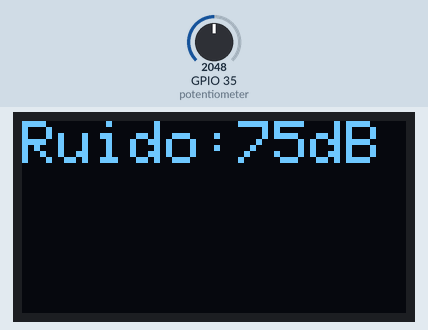
Simulated run of this program. Board: ESP32. Shown: 128×64 one-colour display. Inputs (shaded band) come from the test bench; at power-on: GPIO 35 (potentiometer) = 2048. WiFi joins after 1.5 s; servers stay silent unless stated; storage starts empty; what the program prints to the serial monitor is not drawn.

Above: at 3.2 s.
3.3 s: GPIO 35 (potentiometer) set to 2125
At 4.4 s:
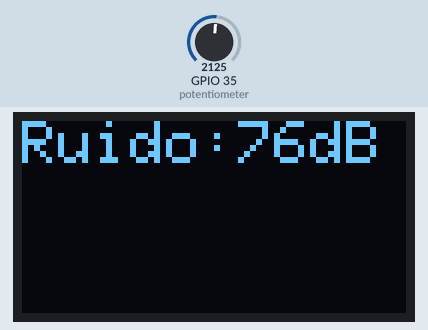
4.8 s: GPIO 35 (potentiometer) set to 2047
At 5.7 s:
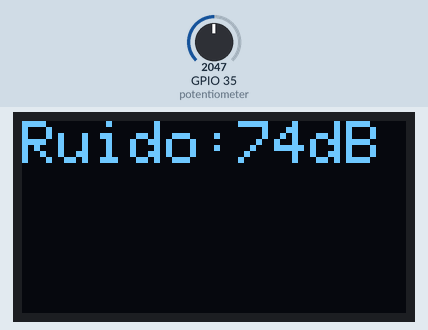
6.3 s: GPIO 35 (potentiometer) set to 1228
At 7.1 s:
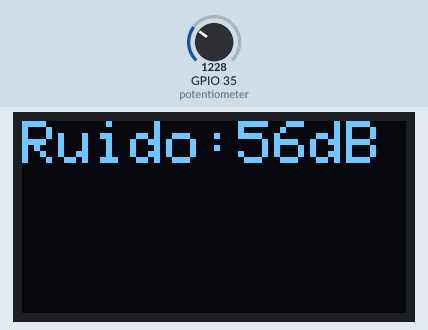
Timing chart, 0 to 9.3 s (numbered marks = the images above; inputs shaded):
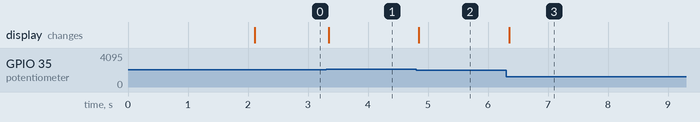

Measured:
- the behaviour switches between 2092 and 2093 on GPIO 35 (potentiometer) (found by bisection; images 0 and 1)
- after the input at 3.3 s, the display: changes at once (image 1)
- after the input at 4.8 s, the display: changes after 0.05 s (image 2)
- after the input at 6.3 s, the display: changes after 0.06 s (image 3)

The program:

main.cpp
```cpp
#include <Tela.h>
#include <Analog.h>
#include <Servidor.h>


Analog meuMicrofone(35);
Tela minhaTela(128, 64, 22, 21);
Servidor meuServidor("POCO X6 Pro 5G", "12345679");
// Servidor meuServidor("Wokwi-GUEST", "");
int som = 0;


void setup()
{
  Serial.begin(115200);
  minhaTela.IniciarTela();
  meuServidor.ConectarWiFi();

  if (!LittleFS.begin(true))
  {
    Serial.println("Erro ao montar o sistema de arquivos LittleFS");
    return;
  }
  Serial.println("Sistema de arquivos LittleFS montado com sucesso");

  meuServidor.IniciarServidor(som);
}


void loop()
{
  som = meuMicrofone.PegarSonDecibeis();
  Serial.println(som);

  minhaTela.LimpaTela();
  minhaTela.ImprimimDB(som);

  meuServidor.AtenderClientes();

  delay(100);
}
```

Analog.cpp
```cpp
#include "Analog.h"


Analog::Analog(int sigPin)
{
    this->sig = sigPin;
    pinMode(sig, INPUT);
}

int Analog::PegarSonDecibeis()
{

     int sum = 0 ;
    for (int i = 0; i < 100; ++i) {

        sum += analogRead(this->sig);
    }
    int som = map(sum/100,0,4095,30 , 120);
    return som;
}
```

Analog.h
```cpp
#ifndef ANALOG_H
#define ANALOG_H

#include <Arduino.h>
#include <iostream>


class Analog
{

    private:
        int sig;

    public:
        Analog(int sigPin);

        int PegarSonDecibeis();

};

#endif 
```

Servidor.cpp
```cpp
#include "Servidor.h"


Servidor::Servidor(const char* ssid , const char* passsword ) : server(80)
{
    this->ssid = ssid;
    this->password = passsword;
}


void Servidor::ConectarWiFi()
{
    WiFi.begin(ssid, password);
    LittleFS.begin();

    while (WiFi.status() != WL_CONNECTED)
    {
        delay(1000);
        Serial.println("Conectando ao WiFi...");
    }
    Serial.println("Servidor pronto! IP do ESP32 : ");
    Serial.println(WiFi.localIP());
}

void Servidor::IniciarServidor(int &valorRuido) {

    server.on("/", [this]() {
       enviarArquivo("/index.html", "text/html");
    });
    server.on("/style.css", [this]() {
       enviarArquivo("/style.css", "text/css");
    });
    server.on("/script.js", [this]() {
       enviarArquivo("/script.js", "application/javascript");
    });
    server.on("/ruido", [&valorRuido, this]() {
    server.send(200, "text/plain", String(valorRuido));
    });

    server.begin();
    Serial.println("Servidor Web iniciado!");
}

void Servidor::enviarArquivo(String path , String contentType){
    if (LittleFS.exists(path))
    {
        File file =LittleFS.open(path,"r");
        server.streamFile(file,contentType);
        file.close();
    }
    else
    {
        server.send(404, "text/plain", "Arquivo nao encontrado");
    }

}

void Servidor::AtenderClientes()
{
    server.handleClient();
}
```

Servidor.h
```cpp
#ifndef SERVIDOR_H
#define SERVIDOR_H

#include <LittleFS.h>
#include <WebServer.h>

class Servidor
{
    private:
        const char* ssid ;
        const char* password ;
        WebServer server ;

    public:

        Servidor(const char* ssid , const char* passsword );


        void ConectarWiFi();

        void IniciarServidor(int &valorRuido);

        void enviarArquivo(String path , String contentType);

        void AtenderClientes();

};


#endif 
```

Tela.cpp
```cpp
#include <Adafruit_GFX.h>
#include "Tela.h"


Tela :: Tela(int al , int lar , int sclPin , int sdaPin) : display(al, lar, &Wire, -1)
    {
        this->scl = sclPin;
        this->sda = sdaPin;
    }


void Tela :: IniciarTela()
    {

        display.begin(SSD1306_SWITCHCAPVCC, 0x3C);
    }

void Tela :: LimpaTela()
    {
        display.clearDisplay();
    }

void Tela :: ImprimimDB(int n )
    {
        display.setTextSize(2);
        display.setTextColor(SSD1306_WHITE);
        display.setCursor(0,0);
        display.print("Ruido:");
        display.print(n);
        display.print("dB");

        display.display();
    }


 
```

Tela.h
```cpp
#ifndef TELA_H
#define TELA_H

#include <Adafruit_SSD1306.h>
#include <Wire.h>


class Tela
{
    private:
        Adafruit_SSD1306 display ;
        int scl ;
        int sda ;

    public:


        Tela(int al , int lar , int sclPin , int sdaPin)  ;


        void IniciarTela();

        void LimpaTela();

        void ImprimimDB(int n );
};


#endif 
```
